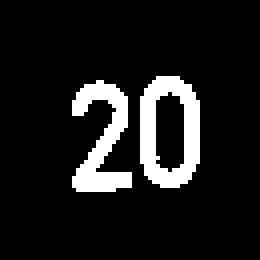
%> input picture 00/00002.ppm.bmp, 260 x 260 px
$ octave --eval "result = getSegments(im2double(imread('00/00002.ppm.bmp')));"   (GNU Octave 9; MATLAB toolbox functions it lacks are replaced by stand-ins)
%> lines starting %> are read from the running program, lines starting %| are printed output that depends on the picture; in (x1, y1, x2, y2) boxes, pixels count from 0 and x2, y2 are one past the last pixel; in counts of white or black regions, pixels touching at a corner belong together; the program's own positions count from 1
function[imaR] = getSegments(imagen)
    ima = imresize(imagen, [300 300]);
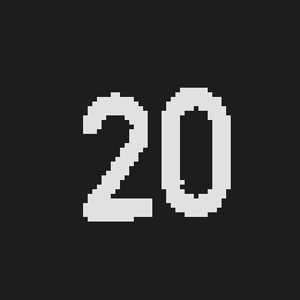
%> ima: size 300x300 double; min -0.154, max 1.15, mean 0.108; drawn with min black and max white
    grayImage = ima;
    % [21 lines of commented-out code are left out]
    thresh = multithresh(grayImage,1);
%> thresh = 0.492

    %La imagen segmentada contiene S覮O valores 1 y 2
    segmentedImage = imquantize(grayImage,thresh);
%> segmentedImage: size 300x300 double; values 1 (black) and 2 (white), 10.8% white; 2 white regions, box (x1, y1, x2, y2) and area: (162, 88, 231, 217) 5226, (83, 92, 152, 222) 4529

    % correcci髇 para binarizaci髇
    %Se corrige la imagen Segmentada para que tengan valores de 1 y 0. es
    %decir se "binariza"
    segmentedImage = -1*(segmentedImage -2);

    %debug mode
%     if DEBUG == 1,
%     %subplot 222; imshow(segmentedImage)
%     title('Imagen en SIN bordes dilatados');
%     end

    % Dilatar regiones
    dilateFactor=3;
    se = strel('disk',dilateFactor);
    dilatedImage = imdilate(segmentedImage,se);
%> dilatedImage: size 300x300 double; values 0 (black) and 1 (white), 91.9% white; 2 black regions, box (x1, y1, x2, y2) and area: (164, 90, 229, 215) 3956, (85, 94, 150, 220) 3363

    % Cerrar regiones
    %Se cierran regiones.
    closeFactor=2;
    se = strel('disk',closeFactor);
    closedImage = imclose(dilatedImage,se);
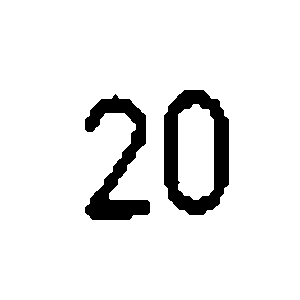
%> closedImage: size 300x300 double; values 0 (black) and 1 (white), 92.1% white; 2 black regions, box (x1, y1, x2, y2) and area: (164, 90, 229, 215) 3869, (85, 94, 150, 220) 3243

    % Erosion de regiones
    %Se se erosiona la imagen.
    erodeFactor=2;
    se = strel('disk',erodeFactor);
    erodedImage = imerode(closedImage,se);
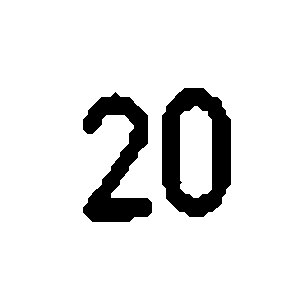
%> erodedImage: size 300x300 double; values 0 (black) and 1 (white), 89.9% white; 2 black regions


    %debug mode
%     if DEBUG == 1,
%     %subplot 223; imshow(erodedImage)
%     title('Imagen en con bordes erosionados');
%     end

    % Etiquetado de las regiones hallados
    [regions, numObj] = bwlabel(erodedImage);
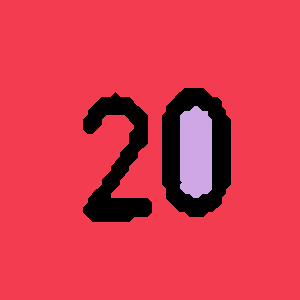
%> regions: size 300x300 double; 3 distinct labels, from 0 to 2; one colour per label, 0 black
%> numObj = 2

    % Se obtiene el Bounding Box de las regiones conectadas
    bBox = regionprops(regions, 'BoundingBox');
%> bBox = 2 regions; box (x1, y1, x2, y2): (0, 0, 300, 300), (180, 106, 212, 198)


%     %debug mode
%     if DEBUG == 1,
%     %subplot 224; imshow(regions)
%     title('Regiones halladas');
%     hold on
%     end

    % Se llena la estructura de regiones encontradas
    for k = 1 : numObj
        %se obtiene la regi髇 de imagen segmentada
        segments(k).image = regions( ...
            ceil(bBox(k).BoundingBox(1,2)) : floor(bBox(k).BoundingBox(1,2)) + floor(bBox(k).BoundingBox(1,4)), ...
            ceil(bBox(k).BoundingBox(1,1)) : floor(bBox(k).BoundingBox(1,1)) + floor(bBox(k).BoundingBox(1,3)));
        %se obtiene el centro
        segments(k).center = ceil(size(segments(k).image)/2);
        segments(k).bBox = bBox(k).BoundingBox;
        %se obtiene el tama駉
        segments(k).size = size(segments(k).image);

        %debug mode
%         rectangle('Position', bBox(k).BoundingBox,'EdgeColor','y');
    end
%> this loop made 2 passes
%> after the loop, segments = 2 items; center, bBox and size: [150 150] [0.5 0.5 300 300] [300 300], [46 16] [180.5 106.5 32 92] [92 32]
%
%     %debug mode
%     if DEBUG == 1,
%     hold off
%     end

    fn = imnoise(regions,'gaussian');
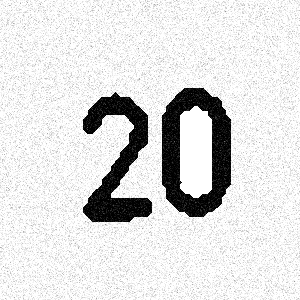
%> fn: size 300x300 double; min 0, max 1, mean 0.868
    h1=fspecial('gaussian');
    h2=fspecial('average');
    g1=imfilter(fn,h1);
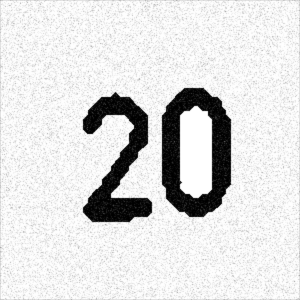
%> g1: size 300x300 double; min 0, max 1, mean 0.867
    media2=imfilter(fn,h2);
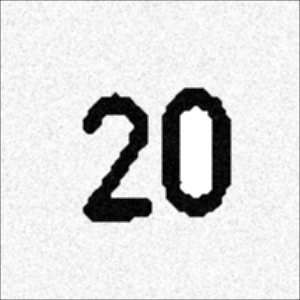
%> media2: size 300x300 double; min 0, max 1, mean 0.864
    % [6 lines of commented-out code are left out]

    bw = im2bw(media2);
%> bw: size 300x300 logical; 89.9% white; 6 black regions (4 under 20 px), largest, box (x1, y1, x2, y2) and area: (162, 88, 231, 217) 4929, (83, 93, 152, 222) 4123
    bw = ~bw;
% [7 lines of commented-out code are left out]
    imaR = bw;
end
